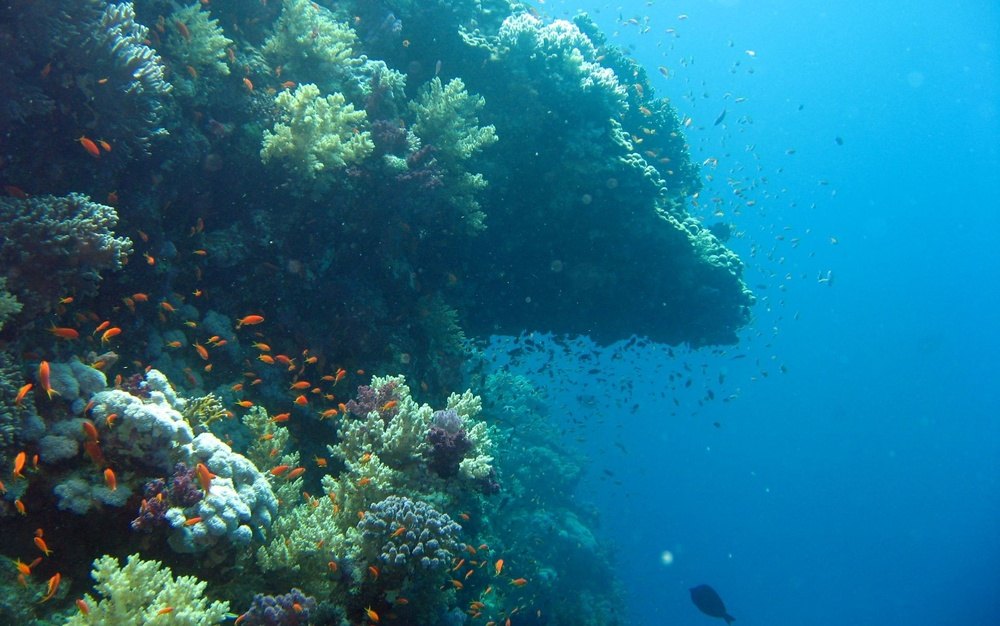
#> input picture underwater.jpg, 1000 x 626 px, shrunk from 1920 x 1202 before the run
$ python TechChallenge.py
#> lines starting #> are read from the running program, lines starting #| are printed output that depends on the picture; after the words box and inside, x2 and y2 are one past the last pixel; in counts of white or black regions, pixels touching at a corner belong together
import cv2 #for image processing
import numpy as np #represent images as arrays
import matplotlib.pyplot as plt #display images


#testing python environment
#print(cv2.__version__)
#print(np.__version__)

#---------Importing image-----------
#image path
imagePath = 'underwater.jpg'
#load image
image = cv2.imread(imagePath);
#> image is the input picture: shape (626, 1000, 3); mean B, G, R 137.5, 111.5, 29

#Display original image
plt.imshow(cv2.cvtColor(image, cv2.COLOR_BGR2RGB)) #displays image and BGR --> RBG for proper display
plt.axis('off')
plt.show()

#--------Convert image BGR -> HSV-------
hsv = cv2.cvtColor(image, cv2.COLOR_BGR2HSV) #converts the image
#> hsv: shape (626, 1000, 3); mean H, S, V 94.7, 193.6, 141.4
#Displays the HSV image
plt.imshow(hsv)
plt.axis('off')
plt.show()

#--------Create Mask and color range-----
#Orange in OpenCV wraps around 0-20
#will need 2 ranges to combine
leftOrange1 = np.array([0, 100, 80])
rightOrange1 = np.array([20, 255, 255])

mask = cv2.inRange(hsv, leftOrange1, rightOrange1)
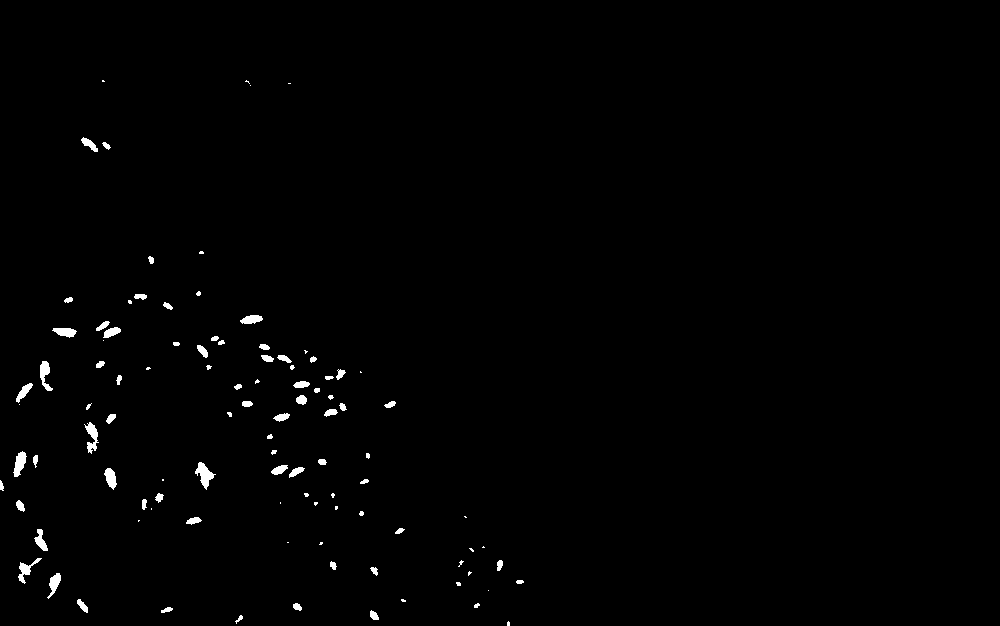
#> mask: shape (626, 1000); 0.84% white; 103 white regions (35 under 20 px), largest, box (x1, y1, x2, y2) and area: (195, 462, 216, 490) 259, (84, 422, 99, 454) 223, (13, 451, 27, 477) 207

#Display mask
plt.imshow(mask, cmap='gray') #displays the mask in greyscale
plt.axis('off')
plt.show()

#-------Reducing Noise with morphological ops--------
#kernel for morphological operations
kernel = np.ones((4,4), np.uint8)
#erode removes all noise specks
mask = cv2.erode(mask, kernel, iterations=1)
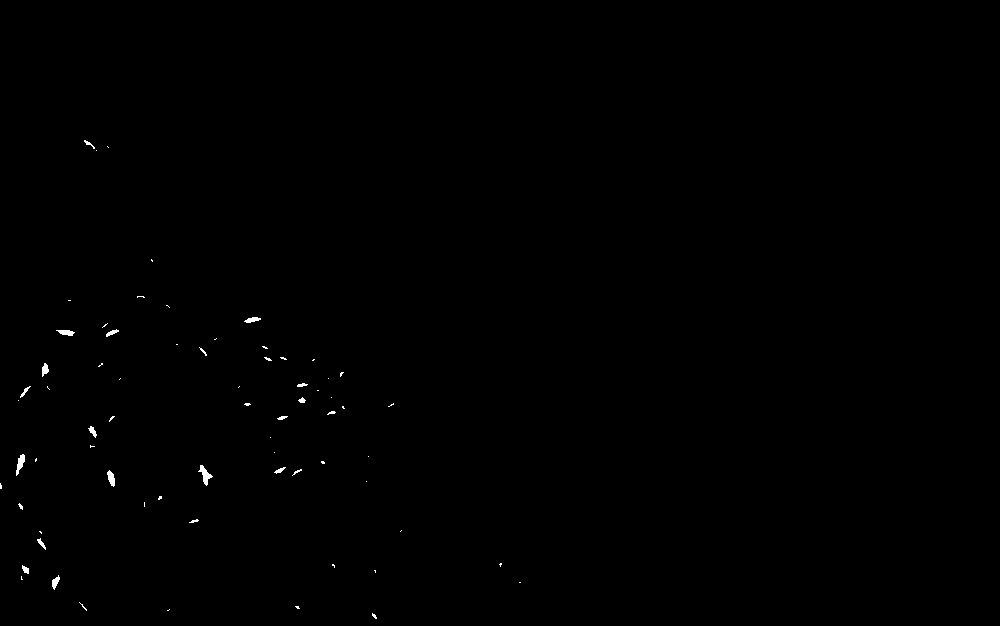
#> mask: shape (626, 1000); 0.21% white; 69 white regions (48 under 20 px), largest, box (x1, y1, x2, y2) and area: (198, 465, 213, 486) 123, (16, 454, 25, 476) 101, (107, 470, 115, 487) 85
#dilate restores the main object after erosion
mask = cv2.dilate(mask, kernel, iterations=2)
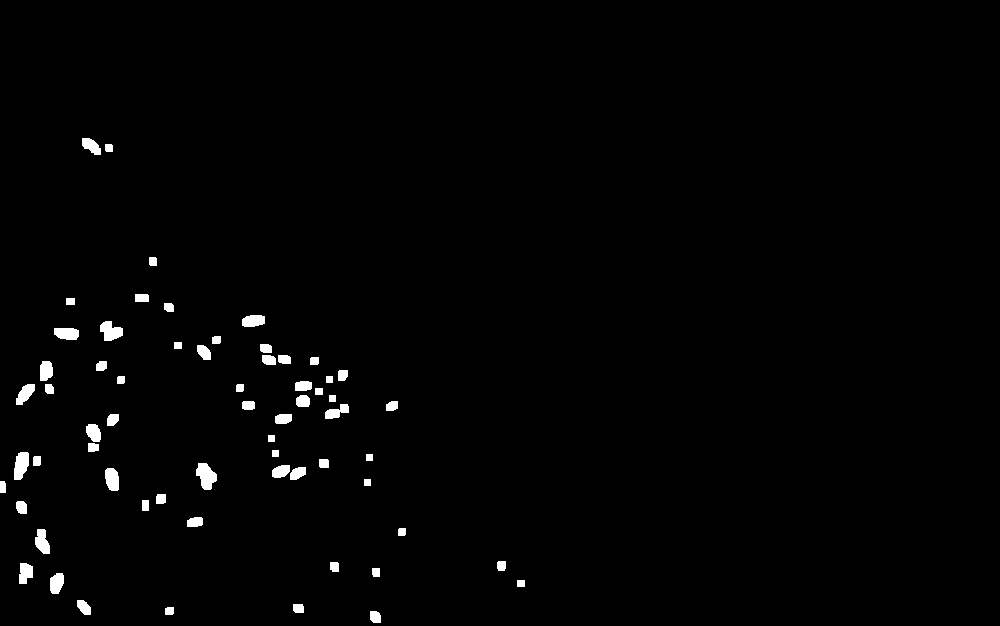
#> mask: shape (626, 1000); 1.3% white; 63 white regions
#------Find contours & draw bounding circles---------
#finds the contours (outlines of the orange region)
contours, _ = cv2.findContours(mask, cv2.RETR_EXTERNAL, cv2.CHAIN_APPROX_SIMPLE)
#> contours = 63 contours; largest, box (x1, y1, x2, y2) and area: (196, 463, 217, 490) 338, (14, 452, 29, 480) 288, (100, 321, 123, 341) 274, (105, 468, 119, 491) 242, (35, 529, 50, 554) 234
output = image.copy()

cv2.drawContours(output, contours, -1, (255, 0, 0), 3)
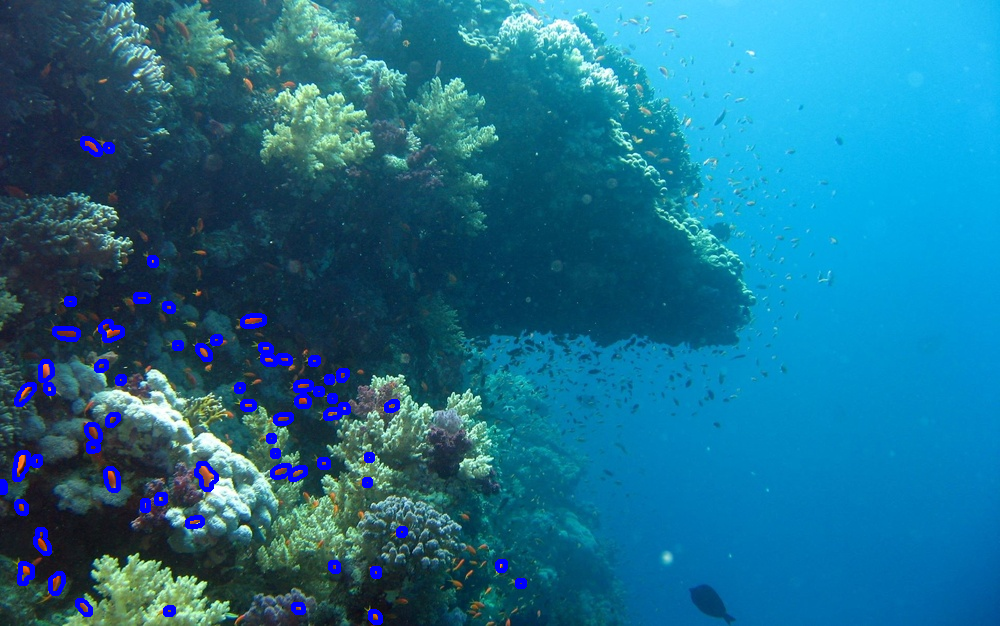
#> output: shape (626, 1000, 3); 1.83% of pixels changed, all inside (x1, y1, x2, y2) = (0, 136, 527, 625)

for contour in contours:
    #the area threshold is 80 px squared is intentionally small here since the distant fish are tiny
    if cv2.contourArea(contour) < 80: continue
    #gets the bounding circle for each contour
    (x,y), radius = cv2.minEnclosingCircle(contour)
    center = (int(x), int(y))
    #draws the bounding circle and filters small areas for noise
    if radius > 10:
        cv2.circle(output, center, int(radius), (0, 255, 0), 2)
#> this loop made 63 passes
#> (x, y, radius, center) on passes 1, 4, 8, 13, 14, 20, 21, 26, 30, 32, 34, 37: (375, 616.5, 7.43, (375, 616)), (83.5, 607, 9.55, (83, 607)), (23.82, 573.2, 10.91, (23, 573)), (194.5, 522, 8.5, (194, 522)), (21.5, 507, 7.5, (21, 507)), (297.5, 473, 9.6, (297, 473)), (280.5, 470.5, 10.12, (280, 470)), (20.5, 465.5, 14.98, (20, 465)), (93.5, 432.5, 10.12, (93, 432)), (112.5, 419.5, 7.78, (112, 419)), (391.5, 405.5, 7.11, (391, 405)), (302.5, 401.2, 7.27, (302, 401))
#> (x, y, radius) on passes 6, 11, 19, 22, 31, 33: (57, 583, 11.18), (43, 541, 13.42), (112, 479, 12.08), (204, 476, 14.32), (283, 418, 8.94), (336, 411, 13.04)
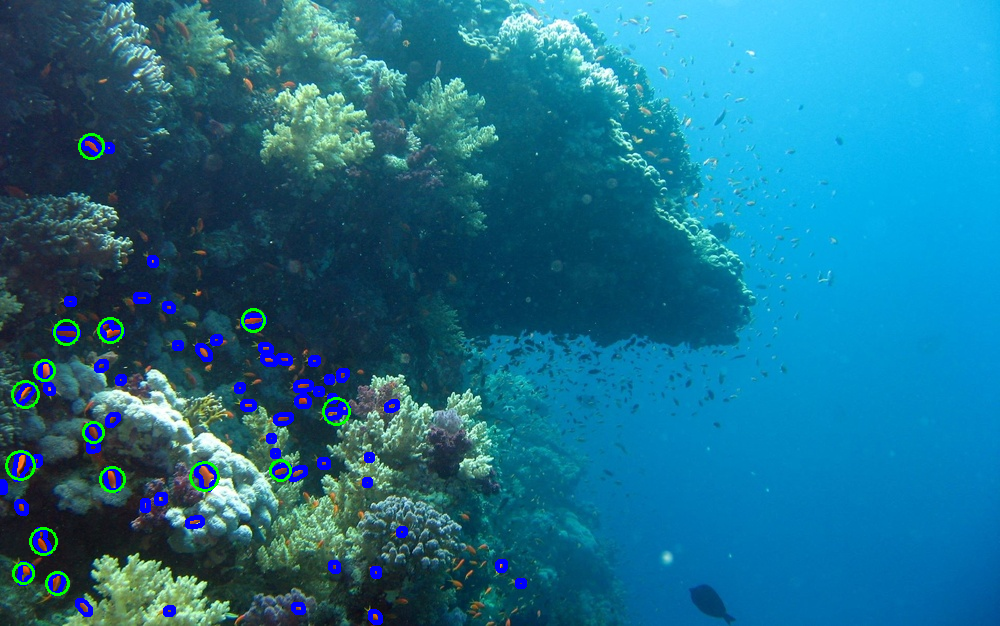
#> output: shape (626, 1000, 3); 0.53% of pixels changed, all inside (x1, y1, x2, y2) = (5, 133, 351, 596)

#display image with contours and bounding circles
plt.imshow(cv2.cvtColor(output, cv2.COLOR_BGR2RGB))
plt.axis('off')
plt.show()
